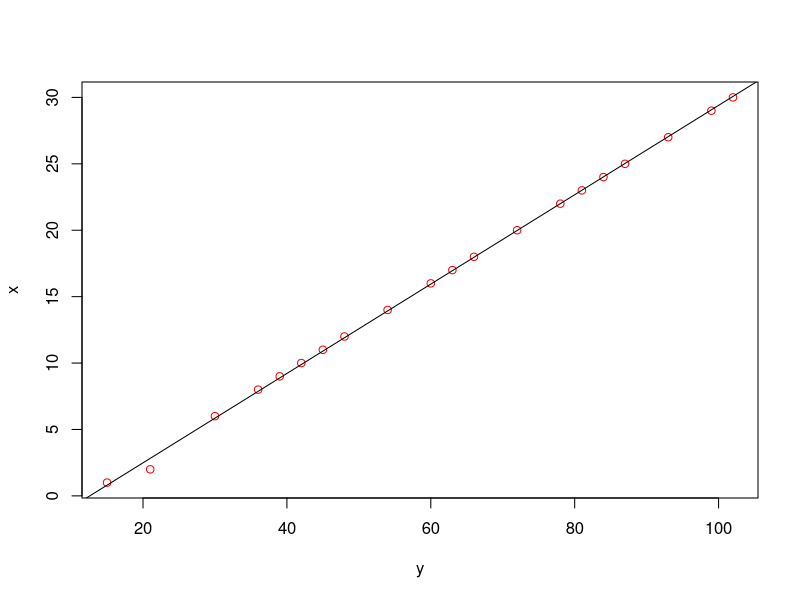

Reproduce this figure in R.
########### ex. 1 #############

#lm(formula, data, subset, weights, na.action,
#method = "qr", model = TRUE, x = FALSE, y = FALSE, qr = TRUE,
#singular.ok = TRUE, contrasts = NULL, offset, ...)

#nls(formula, data, start, control, algorithm,
#    trace, subset, weights, na.action, model,
#    lower, upper, ...)

########### ex. 2 #############
#airmiles
years=c(1937:1960)
a1=lm(years~airmiles)
a1
cor(years,airmiles)# cor coeff = 0.95
summary(a1)

#freeny
a2=lm(y~lag.quarterly.revenue+price.index+income.level+market.potential, data=freeny)
a2
cor(freeny)
summary(a2)

#pressure
a3=lm(pressure$temperature~pressure$pressure)
a3
cor(pressure$temperature,pressure$pressure)# cor coeff = 0.76
summary(a3)

#uspop
dec_years=seq(1790,1970, by=10)
a4=lm(dec_years~uspop)
a4
cor(dec_years,uspop)# cor coeff = 0.96
summary(a4)

########### ex. 3 #############

x=c(1,2,6,8,9,10,11,12,14,16,17,18,20,22,23,24,25,27,29,30)
y=c(15,21,30,36,39,42,45,48,54,60,63,66,72,78,81,84,87,93,99,102)
lin=lm(x~y)
lin

plot(y,x, col="red")#we have linear regression
abline(a=-4.2385, b=0.3364, col="blaCK")
cor(x,y)
summary(lin)
#y=-4.2385+0.3364x
#model is reliable in general

